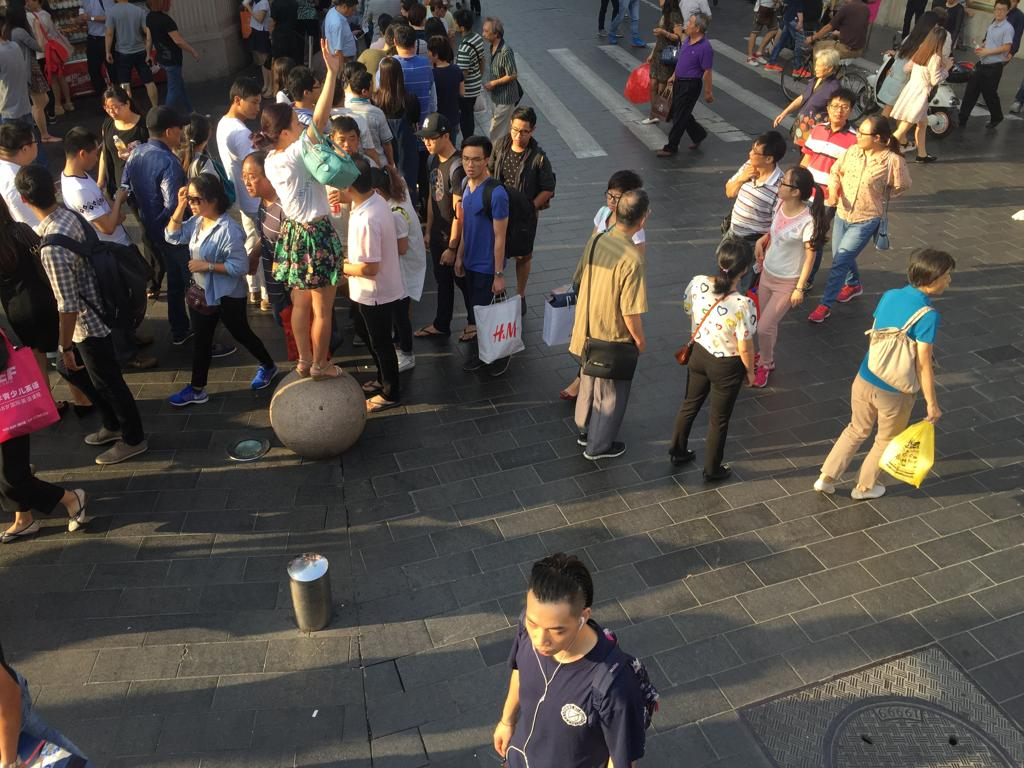
#> input picture example/image.png, 1024 x 768 px
$ python _crop.py
#> lines starting #> are read from the running program, lines starting #| are printed output that depends on the picture
### utils/_path.py
import os.path as path


def to_absolute_path(p: str, file_path: str) -> str:
#> further down, image is the input picture: shape (768, 1024, 3); mean B, G, R 72.6, 77.9, 84
    return path.normpath(path.join(path.dirname(file_path), p))

### utils/_crop.py
import cv2
import numpy as np
from typing import List, Tuple
from ._path import to_absolute_path
import random


all = [
    "split_image_to_patches"
]


def count_target_in_box(box: Tuple[int, int, int, int], gt: List[Tuple[int, int]]) -> int:
    """
    Count the number of targets in the given box.
    """
    x1, y1, x2, y2 = box
    count = 0
    for x, y in gt:
        if x1 <= x <= x2 and y1 <= y <= y2:
            count += 1
    return count


def split_image_to_patches(
    image: np.ndarray,
    patch_size: Tuple[int, int],
    stride: Tuple[int, int] = None,
    gt: List[Tuple[int, int]] = None,
    max_patch_num: int = 200,
    retention_probability: float = 0.1,
) -> List[Tuple[np.ndarray, Tuple[int, int, int, int], int]]:
    """
    Splits an image into patches of size patch_size with a given stride. If a patch exceeds the image boundary, it will be padded with zeros.

    Args:
        image (np.ndarray): Input image in cv2 format.
        patch_size (Tuple[int, int]): Size of each patch (height, width).
        stride (Tuple[int, int], optional): Step size for sliding window. Defaults to patch_size.
        max_patch_num (int, optional): Maximum number of patches to generate. Defaults to 100.

    Returns:
        List[Tuple[np.ndarray, Tuple[int, int, int, int]]]: A list of patches and their corresponding coordinates.
        Each patch is represented as a tuple (patch_image, (x1, y1, x2, y2)).
    """
#> called with patch_size = (512, 512), stride = (64, 64), max_patch_num = 200, retention_probability = 0.1
    if stride is None:
        stride = patch_size

    patch_height, patch_width = patch_size
    stride_y, stride_x = stride

    image_height, image_width = image.shape[:2]
#> image_height = 768; image_width = 1024

    coordinates = []

    for y in range(0, image_height, stride_y):
        for x in range(0, image_width, stride_x):
            x1, y1 = x + random.randint(0, stride_x), y + random.randint(0, stride_y)
            # x1, y1 = x, y
            x2, y2 = x1 + patch_width, y1 + patch_height

            if x1 > image_width or y1 > image_height:
                continue

            coordinates.append((x1, y1, x2, y2))

    # Filter coordinates based on the number of targets in the box
    filtered_coordinates = []
    for coord in coordinates:
        if gt is not None:
            target_count = count_target_in_box(coord, gt)
            if target_count > 0 or (target_count == 0 and random.random() < retention_probability):
                filtered_coordinates.append((coord, target_count))
        else:
            filtered_coordinates.append((coord, 0))

    coordinates = filtered_coordinates

    # Randomly select max_patch_num coordinates
    selected_coordinates = [coordinates[i] for i in np.random.choice(len(coordinates), min(max_patch_num, len(coordinates)), replace=False)]
    # selected_coordinates = sorted(selected_coordinates, key=lambda x: (x[1], x[0]))

    patches = []

    for (x1, y1, x2, y2), target_count in selected_coordinates:
        # Extract the patch with padding if it exceeds the image boundaries
        patch = np.zeros((patch_height, patch_width, image.shape[2]), dtype=image.dtype) \
            if len(image.shape) == 3 else np.zeros((patch_height, patch_width), dtype=image.dtype)
        patch[:max(0, min(patch_height, image_height - y1)), :max(0, min(patch_width, image_width - x1))] = image[y1:y2, x1:x2]

        # Append the patch and its coordinates
        patches.append((patch, (x1, y1, x2, y2), target_count))
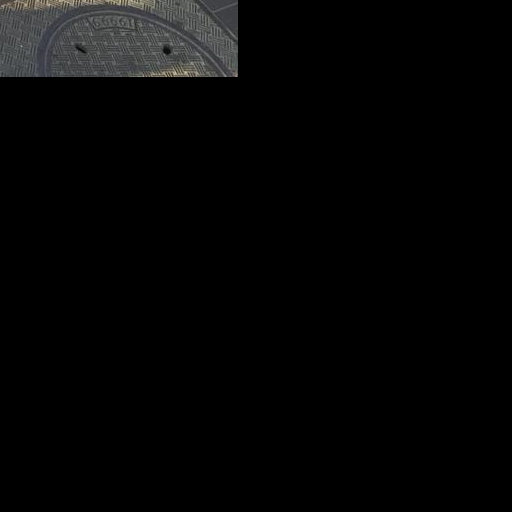
#> patch: shape (512, 512, 3); mean B, G, R 5.7, 5.7, 5.6
#> after the loop, patches = 192 items

    return patches


if __name__ == "__main__":
    # Load an image
    image_path = to_absolute_path("../example/image.png", __file__)
    image = cv2.imread(image_path)

    # Split the image into patches
    patch_size = (512, 512)
    stride = (64, 64)
    patches = split_image_to_patches(image, patch_size, stride)
#> patches = 192 items

    import matplotlib.pyplot as plt

    # Display the patches
    num_patches = len(patches)
#> num_patches = 192
    num_cols = 10
    num_rows = num_patches // num_cols + 1
#> num_rows = 20

    print(f"Number of patches: {num_patches}")
#| Number of patches: 192

    plt.figure(figsize=(20, 20))
#> (the run stopped early here; a loop or call above may not have finished)

$ run again, with example/example1.jpg saved as example/image.png
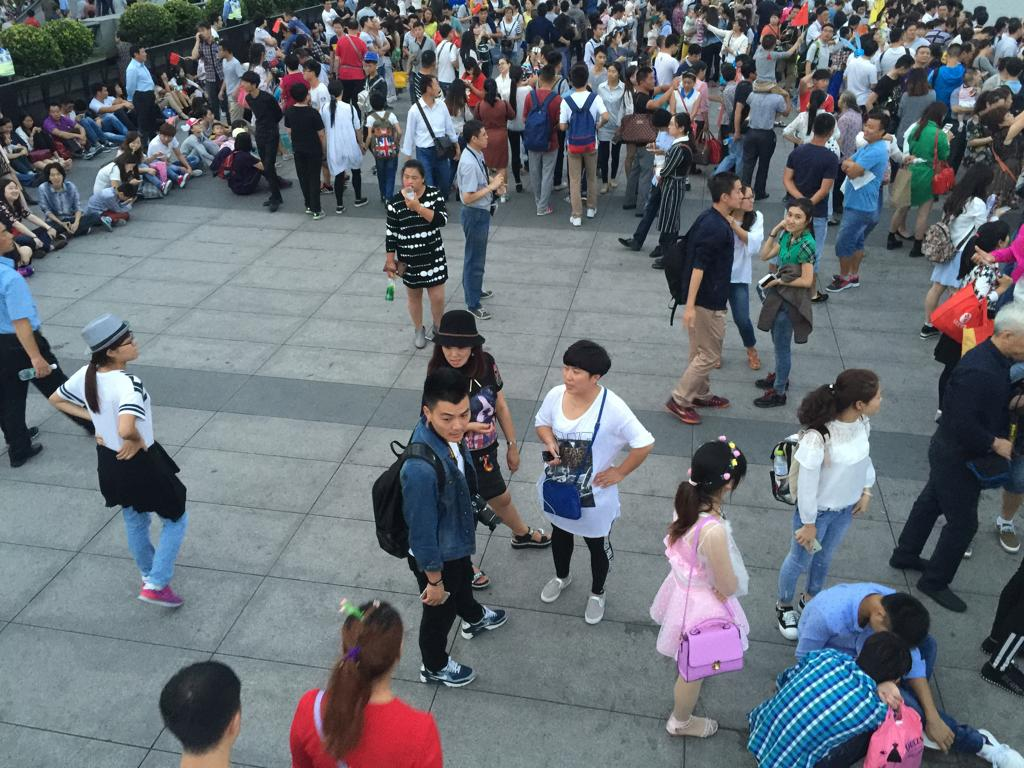
#> input picture example/example1.jpg, 1024 x 768 px
#> image is the input picture: shape (768, 1024, 3); mean B, G, R 116.4, 109.5, 103.2
#> after the loop in split_image_to_patches, `for (x1, y1, x2, y2), target_count in selected_coordinates:`:
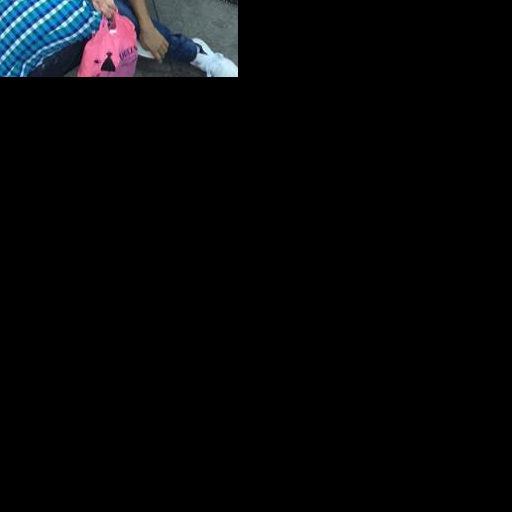
#> patch: shape (512, 512, 3); mean B, G, R 8.8, 7.2, 6.3
#> after the loop in split_image_to_patches, `for (x1, y1, x2, y2), target_count in selected_coordinates:`: patches = 192 items
#> num_patches = 192
#> num_rows = 20
#| Number of patches: 192

$ run again, with example/example2.jpg saved as example/image.png
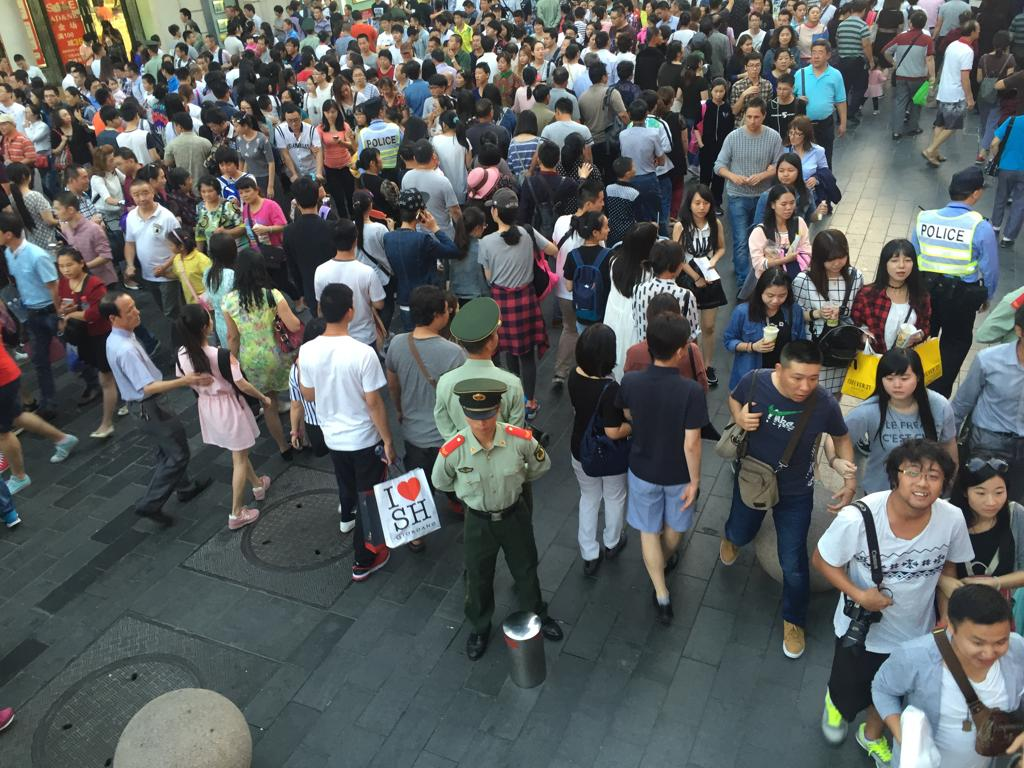
#> input picture example/example2.jpg, 1024 x 768 px
#> image is the input picture: shape (768, 1024, 3); mean B, G, R 94.1, 94.5, 90.5
#> after the loop in split_image_to_patches, `for (x1, y1, x2, y2), target_count in selected_coordinates:`:
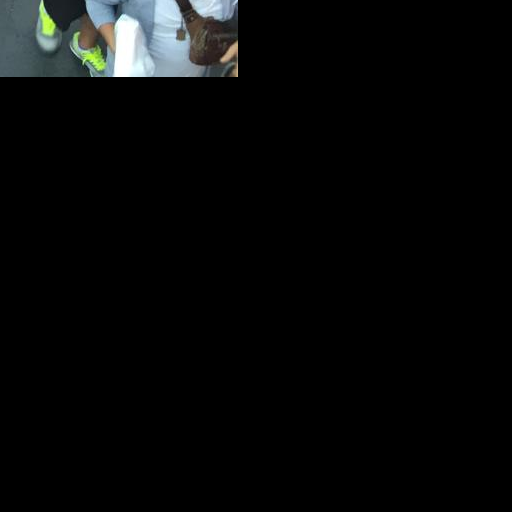
#> patch: shape (512, 512, 3); mean B, G, R 8.9, 8.9, 7.9
#> after the loop in split_image_to_patches, `for (x1, y1, x2, y2), target_count in selected_coordinates:`: patches = 192 items
#> num_patches = 192
#> num_rows = 20
#| Number of patches: 192

$ run again, with example/example3.jpg saved as example/image.png
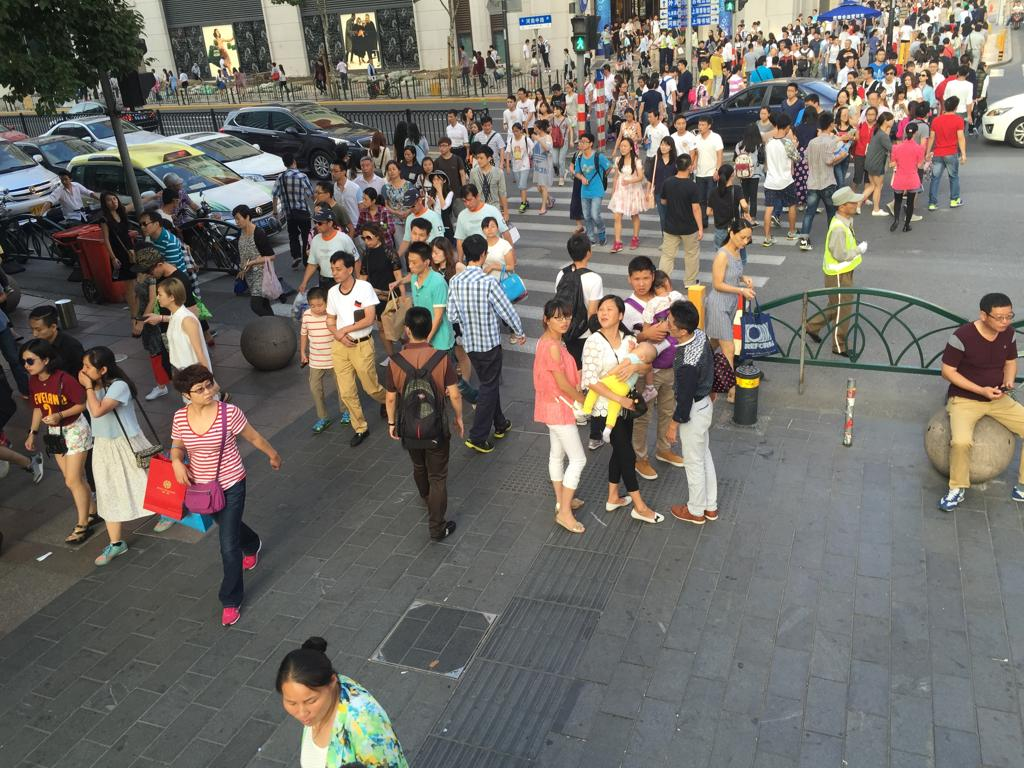
#> input picture example/example3.jpg, 1024 x 768 px
#> image is the input picture: shape (768, 1024, 3); mean B, G, R 103.3, 108.8, 113
#> after the loop in split_image_to_patches, `for (x1, y1, x2, y2), target_count in selected_coordinates:`:
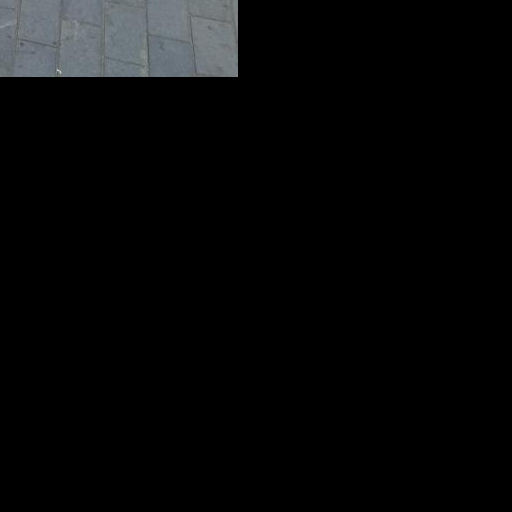
#> patch: shape (512, 512, 3); mean B, G, R 8.8, 8.4, 7.9
#> after the loop in split_image_to_patches, `for (x1, y1, x2, y2), target_count in selected_coordinates:`: patches = 192 items
#> num_patches = 192
#> num_rows = 20
#| Number of patches: 192
